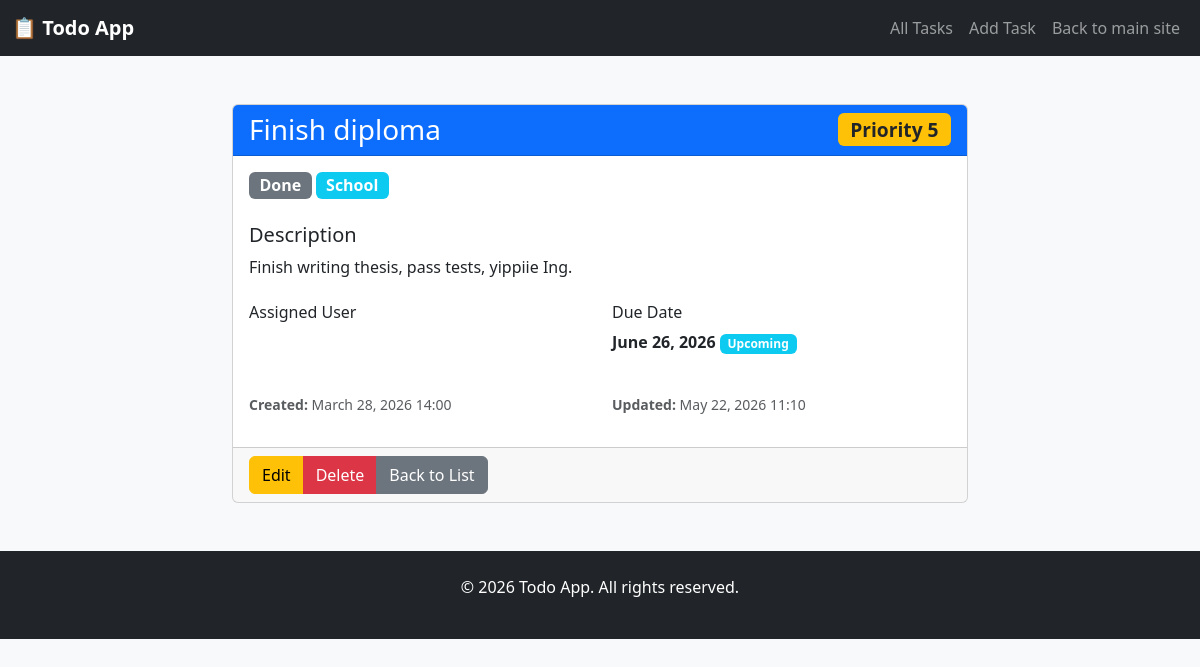
The page /todos/2/ on the database its author committed.
### todo_app/models.py (models this page shows, shortened)
class TodoItem(models.Model):
    name = models.CharField(max_length=200, blank=False)
    description = models.TextField(blank=True, null=True)
    category = models.ForeignKey(Category, on_delete=models.CASCADE, related_name="todo_items", null=True, blank=True)
    user = models.ForeignKey(settings.AUTH_USER_MODEL, on_delete=models.CASCADE, related_name="todo_items", null=True, blank=True)
    status = models.ForeignKey(TodoItemStatus, on_delete=models.CASCADE, related_name="todo_items", null=True, blank=True)
    priority = models.ForeignKey(Priority, on_delete=models.CASCADE, related_name="todo_items", null=True, blank=True)
    due_date = models.DateField(blank=True, null=True)
    created_at = models.DateTimeField(auto_now_add=True, null=True)
    updated_at = models.DateTimeField(auto_now=True, null=True)
    class Meta:
        ordering = ['-created_at']
        verbose_name_plural = "Todo Items"

class Priority(models.Model):
    level = models.IntegerField(blank=False, unique=True)
    class Meta:
        verbose_name_plural = "Priorities"

class TodoItemStatus(models.Model):
    name = models.CharField(max_length=200, blank=False)
    class Meta:
        verbose_name_plural = "Todo Item Statuses"

class Category(models.Model):
    name = models.CharField(max_length=200, blank=False)
    class Meta:
        verbose_name_plural = "Categories"

### todo_app/views.py (the view)
# urls.py: path('todos/<int:pk>/', views.TodoDetailView.as_view(), name='todo_detail'),
class TodoDetailView(DetailView):
    model = TodoItem
    template_name = 'todo_app/todo_detail.html'
    context_object_name = 'todo'

### templates/todo_app/todo_detail.html (shortened to what this page needs)
{% extends 'todo_app/base.html' %}
{% load crispy_forms_tags %}
{% block content %}
<div class="row justify-content-center">
    <div class="col-md-8">
        <div class="card">
            <div class="card-header bg-primary text-white d-flex justify-content-between align-items-center">
                <h3 class="mb-0">{{ todo.name }}</h3>
                {% if todo.priority %}
                    <span class="badge bg-warning text-dark" style="font-size: 1.2rem;">Priority {{ todo.priority.level }}</span>
                {% endif %}
            </div>
            <div class="card-body">
                <div class="mb-4">
                    {% if todo.status %}
                        <span class="badge {% if todo.status.name == 'Finished' %}bg-success{% elif todo.status.name == 'In Progress' %}bg-warning text-dark{% else %}bg-secondary{% endif %} fs-6">
                            {{ todo.status.name }}
                        </span>
                    {% endif %}
                    {% if todo.category %}
                        <span class="badge bg-info fs-6">{{ todo.category.name }}</span>
                    {% endif %}
                </div>
                {% if todo.description %}
                    <div class="mb-4">
                        <h5>Description</h5>
                        <p class="card-text">{{ todo.description }}</p>
                    </div>
                {% endif %}
                <div class="row mb-4">
                    <div class="col-md-6">
                        <h6>Assigned User</h6>
                    </div>
                    <div class="col-md-6">
                        <h6>Due Date</h6>
                        {% if todo.due_date %}
                            <p>
                                <strong>{{ todo.due_date|date:"F d, Y" }}</strong>
                                {% now "Y-m-d" as today %}
                                {% if todo.due_date < today %}
                                    <span class="badge bg-danger">Overdue</span>
                                {% elif todo.due_date == today %}
                                    <span class="badge bg-warning text-dark">Today</span>
                                {% else %}
                                    <span class="badge bg-info">Upcoming</span>
                                {% endif %}
                            </p>
                        {% else %}
                            <p class="text-muted">No due date</p>
                        {% endif %}
                    </div>
                </div>
                <div class="row text-muted small">
                    <div class="col-md-6">
                        <p><strong>Created:</strong> {{ todo.created_at|date:"F d, Y H:i" }}</p>
                    </div>
                    <div class="col-md-6">
                        <p><strong>Updated:</strong> {{ todo.updated_at|date:"F d, Y H:i" }}</p>
                    </div>
                </div>
            </div>
            <div class="card-footer">
                <div class="btn-group" role="group">
                    <a href="{% url 'todo_update' todo.pk %}" class="btn btn-warning">Edit</a>
                    <a href="{% url 'todo_delete' todo.pk %}" class="btn btn-danger" onclick="return confirm('Delete this task?')">Delete</a>
                    <a href="{% url 'todo_list' %}" class="btn btn-secondary">Back to List</a>
                </div>
            </div>
        </div>
    </div>
</div>
{% endblock %}

### static/css/todo.css (style rules this page uses)
body { background-color: #f8f9fa; }

### rows shown on the page
TodoItem: name "Finish diploma", priority.level "5", status.name "Done", category.name "School", description "Finish writing thesis, pass tests, yippiie Ing.", due_date "June 26, 2026", created_at "March 28, 2026 14:00", updated_at "May 22, 2026 11:10"
